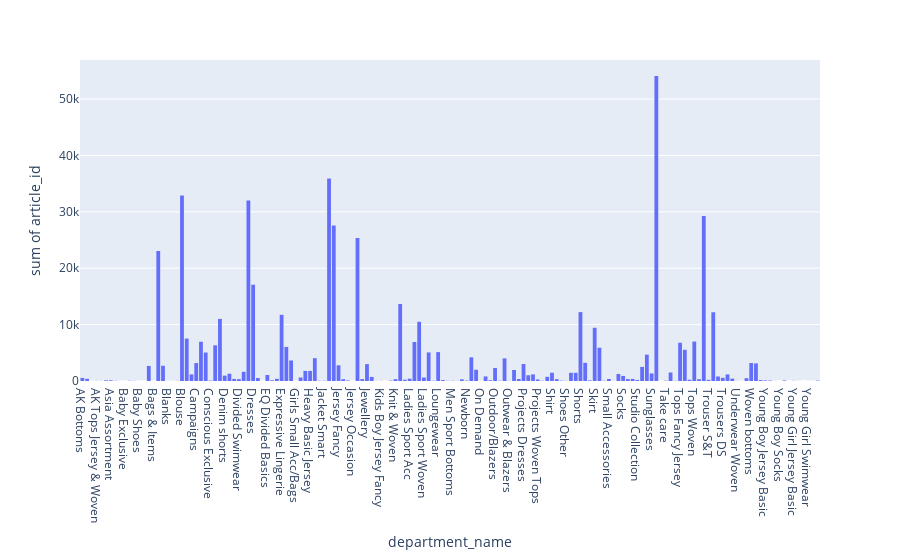

Notebook source saved alongside this figure:
### Code cell
plot_feature(detailed_transactions, "department_name")

### Figure 1 — Plotly figure (JSON) as saved in the notebook; plotly's stock layout.template omitted (floating-point values rounded to 4 significant figures; data arrays with more than 128 entries replaced by an {"elided": "..."} marker saying what was removed)
{"data": [{"bingroup": "x", "histfunc": "sum", "hovertemplate": "department_name=%{x}<br>sum of article_id=%{y}<extra></extra>", "legendgroup": "", "marker": {"color": "#636efa", "pattern": {"shape": ""}}, "name": "", "orientation": "v", "showlegend": false, "type": "histogram", "x": {"elided": "156 str values"}, "xaxis": "x", "y": {"elided": "156 int values"}, "yaxis": "y"}], "layout": {"barmode": "relative", "legend": {"tracegroupgap": 0}, "margin": {"t": 60}, "xaxis": {"anchor": "y", "domain": [0, 1], "title": {"text": "department_name"}}, "yaxis": {"anchor": "x", "domain": [0, 1], "title": {"text": "sum of article_id"}}}}
